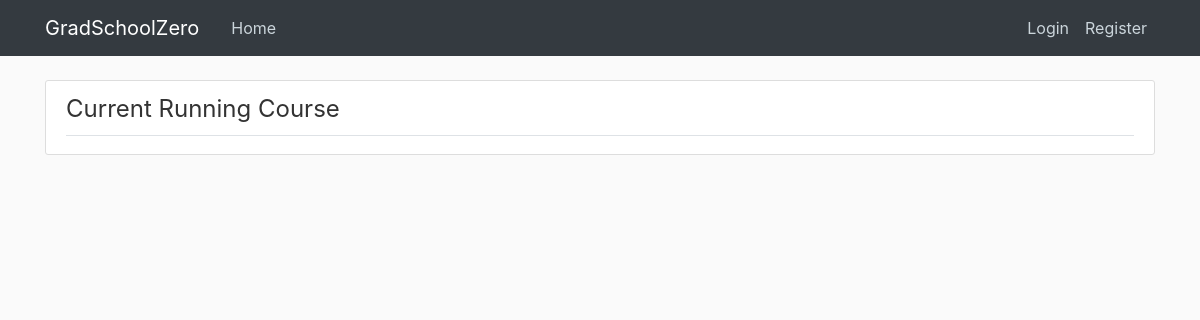
The page /course/list on the database as committed earlier.
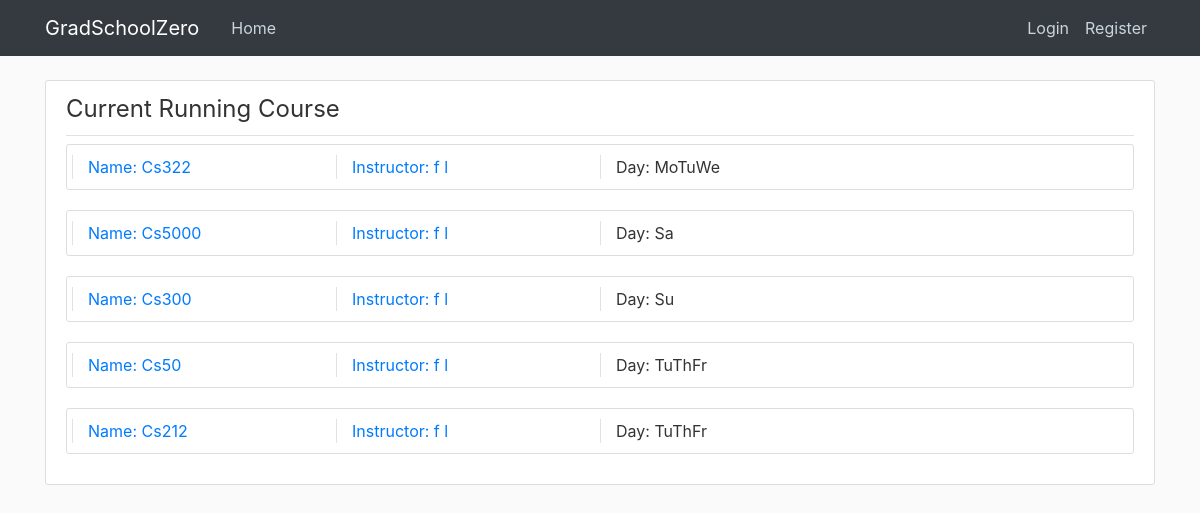
The same page on the database as committed later.
### cunyzero/models.py (models this page shows, shortened)
class Course(db.Model):
    id = db.Column(db.Integer, primary_key=True)
    instructorId = db.Column(db.Integer, db.ForeignKey('instructor.ownerId'))
    coursename = db.Column(db.String(20), nullable = False, unique = True)
    creationPeriod = db.Column(db.Integer, nullable = True)#for period/semester task logic
    startPeriod = db.Column(db.Integer, nullable = False)#1-9
    endPeriod = db.Column(db.Integer, nullable = False)#1-9
    dayofweek = db.Column(db.String(30), nullable = False)#mo,tu,we,th,fr,sa,su if missing use --
    capacity = db.Column(db.Integer, default=30)
    status = db.Column(db.String(20), nullable = False, default="Open")#status like open, finished, cancelled, etc.
    waitListCapacity = db.Column(db.Integer, default=30)
    rating = db.Column(db.Float, default=None, nullable = True)# ^
    studentcourses = db.relationship('StudentCourse', backref='course', lazy=True)
    def getInstructorName(self):
        instructor = Instructor.query.get(self.instructorId)
        return instructor.firstname + " " + instructor.lastname

class Instructor(db.Model):
    ownerId = db.Column(db.Integer, primary_key=True)
    status = db.Column(db.String(20), default='Employed')#fired, suspended, etc.
    firstname = db.Column(db.String(30), nullable=False)
    lastname = db.Column(db.String(30), nullable=False)
    warning = db.Column(db.Integer, nullable = False, default=0)
    user = db.relationship('User', backref='instructorOwner', lazy=True)
    warnings = db.relationship('Warning', backref='targetInstructor', lazy=True)
    courses = db.relationship('Course', backref='instructor', lazy=True)
    complaints = db.relationship('InstructorComplaint', backref='owner', lazy=True)

### cunyzero/routes.py (the view, shortened to what this page needs)
@login_required
@app.route('/course/list', methods=['GET', 'POST'])
def course_manage():
    current_courses = Course.query.filter_by(status="Open")
    past_courses = Course.query.filter_by(status="Finished")
    courseId = request.form.get("Cancel")
    period = Period.query.all()[0].getPeriodName()
    return render_template("course-manage.html", title="Course Management", current_courses=current_courses,
                           past_courses=past_courses)

### cunyzero/models.py (called while the page is built)
    def getPeriodName(self):# returns set-up, registration, running, or grading period
        remainder = self.period % 4
        if remainder==0:
            return "Course Set-up Period"
        if remainder==1:
            return "Course Registration Period"
        if remainder==2:
            return "Course Running Period"
        if remainder==3:
            return "Grading Period"

### cunyzero/templates/course-manage.html (shortened to what this page needs)
{% extends "layout.html" %}
{% block content %}
    <div class="content-section">
        <legend class="border-bottom pb-2">
            <span class="mr-4"> Current Running Course </span>
        </legend>
        {% for current_course in current_courses %}
            <article class="media content-section col-md-12">
                <div class="media-body row" style="position: relative; align-items: center">
                <a class="col-md-3 border-left" href="{{ url_for('course_review',course_Id=current_course.id)}}">
                    Name: {{ current_course.coursename}}
                </a>
                <a class="col-md-3 border-left" href="{{ url_for('individual_review',role='Instructor',owner_id=current_course.instructorId)}}">
                    Instructor:  {{ current_course.getInstructorName() }}
                </a>
                <div class="col-md-2 border-left">
                    Day: {{ current_course.dayofweek }}
                </div>
                </div>
            </article>
        {% endfor %}
    </div>
{% endblock content %}

### cunyzero/templates/layout.html (shortened to what this page needs)
<!DOCTYPE html>
<html lang="en">
<head>
    <link rel="stylesheet" href="https://maxcdn.bootstrapcdn.com/bootstrap/4.0.0/css/bootstrap.min.css">
    <link rel="stylesheet" type="text/css" href="{{ url_for('static', filename='main.css') }}">
    <link rel="stylesheet" type="text/css" href="{{ url_for('static', filename='uicons-regular-rounded.css') }}">
</head>
<body id="bootstrap-overrides">
    <header class="site-header">
        <nav class="navbar navbar-expand-md navbar-dark bg-dark fixed-top">
            <div class="container">
                <a class="navbar-brand mr-4" href="/">GradSchoolZero</a>
                <div class="collapse navbar-collapse" id="navbarToggle">
                    <div class="navbar-nav mr-auto">
                        <a class="nav-item nav-link" href="{{ url_for('home') }}">Home</a>
                    </div>
                    <div class="navbar-nav">
                        {% if current_user.is_authenticated %}
                            {% if current_user.role == 'Visitor' %}
                                <a class="nav-item nav-link" href="{{ url_for('enrollment_application') }}">Enrollment</a>
                                <a class="nav-item nav-link" href="{{ url_for('logout') }}">Logout</a>
                            {% else %}
                                <a class="nav-item nav-link" href="{{ url_for('account') }}">Account</a>
                                <a class="nav-item nav-link" href="{{ url_for('logout') }}">Logout</a>
                            {% endif %}
                        {% else %}
                            <a class="nav-item nav-link" href="{{ url_for('login') }}">Login</a>
                            <a class="nav-item nav-link" href="{{ url_for('register') }}">Register</a>
                        {% endif %}
                    </div>
                </div>
            </div>
        </nav>
    </header>
    <main role="main" class="container">
        <div class="row">
            <div class="col-md-12">
                {% block content %}{% endblock %}
            </div>
        </div>
    </main>
</body>
</html>

### cunyzero/static/main.css (style rules this page uses)
body { background: #fafafa; color: #333333; margin-top: 5rem; }
.site-header .navbar-nav .nav-link { color: #cbd5db; }
.content-section { background: #ffffff; padding: 10px 20px; border: 1px solid #dddddd; border-radius: 3px; margin-bottom: 20px; }

Rows that differ between the two databases and show on the page:
added Course: coursename "Cs322", getInstructorName "f l", dayofweek "MoTuWe"
added Course: coursename "Cs5000", getInstructorName "f l", dayofweek "Sa"
added Course: coursename "Cs300", getInstructorName "f l", dayofweek "Su"
added Course: coursename "Cs50", getInstructorName "f l", dayofweek "TuThFr"
added Course: coursename "Cs212", getInstructorName "f l", dayofweek "TuThFr"
